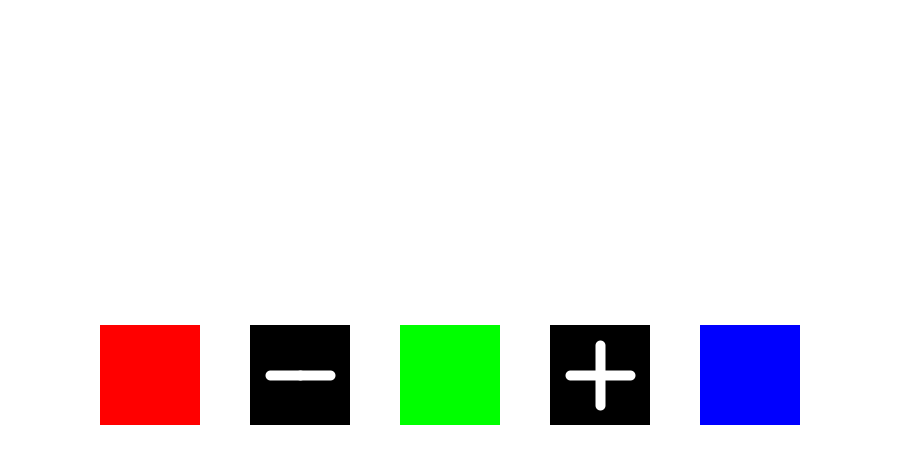
Frame 1 (no input)
Frame 60 (the mouse pressed at the canvas centre just before this capture): identical to frame 1, image omitted
Frame 120 (the mouse held since frame 60 and released just before this capture): identical to frame 1, image omitted

The Processing sketch that drew this single still picture (run headless with seeded random() and noise(); from frame 60 on, the mouse is pressed at the canvas centre):

// Processing sketch: processing_25276
// ── processing_25276.pde

//import processing.opengl.*;

Button [] buttons = new Button [3];

int redish = 250;
int redgrow = 1;
int greenish = 250;
int greengrow = 1;
int blueish = 250;
int bluegrow = 1;
float brushsize = 10;

void setup () {
  
  size(900, 450 );
  smooth();
  background(255);
  frameRate(240);
  noStroke();
  buttons[0] = new Button (width/6, height/6*5, color (255,0,0));
  buttons[1] = new Button (width/2, height/6*5, color (0,255,0));
  buttons[2] = new Button (width/6*5, height/6*5, color (0,0,255));
}  
 
 
 void draw () {
  
  for (int i = 0; i < buttons.length; i++) {
   
   buttons[i].display();
  
  }
  
  if (mouseX > (width/6)-50 && mouseX < (width/6)+50 && mouseY > (height/6*5)-50 && mouseY < (height/6*5)+50 && mouseButton == RIGHT) {
    
    buttons[0].isPressed = true;
    buttons[1].isPressed = false;
    buttons[2].isPressed = false;
    
  }
  
  if (mouseX > (width/2)-50 && mouseX < (width/2)+50 && mouseY > (height/6*5)-50 && mouseY < (height/6*5)+50 && mouseButton == RIGHT) {
    
    buttons[0].isPressed = false;
    buttons[1].isPressed = true;
    buttons[2].isPressed = false;
    
  }
    
  if (mouseX > (width/6*5)-50 && mouseX < (width/6*5)+50 && mouseY > (height/6*5)-50 && mouseY < (height/6*5)+50 && mouseButton == RIGHT) {
    
    buttons[0].isPressed = false;
    buttons[1].isPressed = false;
    buttons[2].isPressed = true;
    
  } 
 
   if (buttons[0].isPressed && mouseButton == LEFT && mousePressed) {
    
    fill(redish,255-redish,255-redish); 
    ellipse(mouseX,mouseY,brushsize,brushsize);
    redish+=redgrow;
   
   } 
   
   if (buttons[1].isPressed && mouseButton == LEFT && mousePressed) {
    
    fill(255-greenish,greenish,255-greenish); 
    ellipse(mouseX,mouseY,brushsize,brushsize);
    greenish+=greengrow;
   
   }
   
   if (buttons[2].isPressed && mouseButton == LEFT && mousePressed) {
    
    fill(255-blueish,255-blueish,blueish); 
    ellipse(mouseX,mouseY,brushsize,brushsize);
    blueish+=bluegrow;
   
   }
   
   
   if (redish >= 255 || redish <= 0) {
     
     redgrow *= -1;
     
   }
   
   if (greenish >= 255 || greenish <= 0) {
     
     greengrow *= -1;
     
   }
   
   if (blueish >= 255 || blueish <= 0) {
     
     bluegrow *= -1;
     
   }
   
   fill(0);
   rect(width/3,height/6*5,100,100);
   rect(width/3*2,height/6*5,100,100);
   strokeWeight(10);
   stroke(255);
   line(width/3,height/6*5,width/3-30,height/6*5);
   line(width/3,height/6*5,width/3+30,height/6*5);
   
   
   
   line(width/3*2,height/6*5,width/3*2-30,height/6*5);
   line(width/3*2,height/6*5,width/3*2+30,height/6*5);
   line(width/3*2,height/6*5,width/3*2,height/6*5-30);
   line(width/3*2,height/6*5,width/3*2,height/6*5+30);
   noStroke();
   if (mouseX > (width/3)-50 && mouseX < (width/3)+50 && mouseY > (height/6*5)-50 && mouseY < (height/6*5)+50 && mouseButton == RIGHT) {
     
     brushsize -= .1;
     
   }
   
   if (mouseX > (width/3*2)-50 && mouseX < (width/3*2)+50 && mouseY > (height/6*5)-50 && mouseY < (height/6*5)+50 && mouseButton == RIGHT) {
     
     brushsize += .1;
     
   }
  
   
 
 } 

class Button {
 
  color buttoncollor;
  float xcenter;
  float ycenter;
  boolean isPressed = false;
  
  Button (float tempX, float tempY, color tempColor) {
    
    xcenter = tempX;
    ycenter = tempY;
    buttoncollor = tempColor;
  
  }
    
  void display () {
  
    rectMode(CENTER);
    fill(buttoncollor);
    rect(xcenter, ycenter, 100, 100);
  
  }

}         
                
